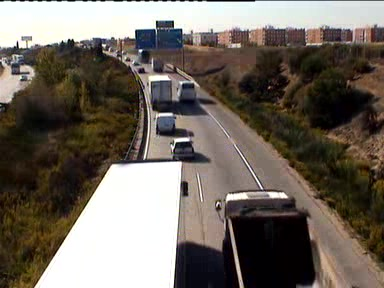
#> input picture images/image_030.jpg, 384 x 288 px
$ python mu_sigma.py
#> lines starting #> are read from the running program, lines starting #| are printed output that depends on the picture; after the words box and inside, x2 and y2 are one past the last pixel; in counts of white or black regions, pixels touching at a corner belong together; pictures that were not available may be replaced by others from this repository, and a replacement may not be noted
import numpy as np
import cv2 as cv
import matplotlib.pyplot as plt


def compute_movement(N = 5, img_start = 30, offset = 2):
#> called with N = 5, img_start = 30, offset = 2
    imgs = []
    for i in range(N):
        imgs.append(cv.imread(f"./images/image_{img_start+i:03}.jpg", cv.IMREAD_GRAYSCALE))
        print(f"Opening ./images/image_{img_start+i:03}.jpg")

    imgs = np.array(imgs)
    _, h, w = imgs.shape
#> h = 288; w = 384

    mean_img = np.zeros(( h, w ))
    std_img = np.zeros(( h, w ))

    for i in range(h):
        for j in range(w):
            mean_img[i,j] = np.mean(imgs[:,i,j])
            std_img[i,j] = np.std(imgs[:,i,j])
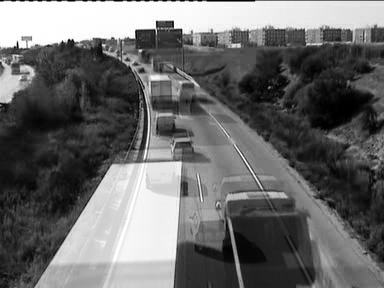
#> mean_img: shape (288, 384) float64; min 0, max 255, mean 106.4
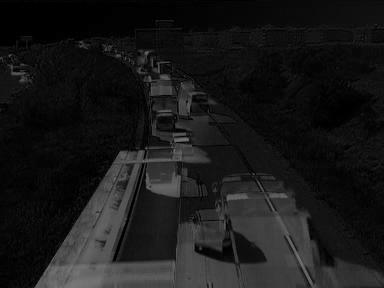
#> std_img: shape (288, 384) float64; min 0, max 121, mean 24.9

    mean_std = np.mean(std_img)

    background = np.full((h,w),255)


    for i in range(h):
        for j in range(w):
            #if (imgs[offset,i,j] < (mean_img[i,j] - alpha * std_img[i,j])) or  (imgs[offset,i,j] > (mean_img[i,j] + alpha * std_img[i,j])):
            if std_img[i,j] > 15:
               background[i,j] = 0
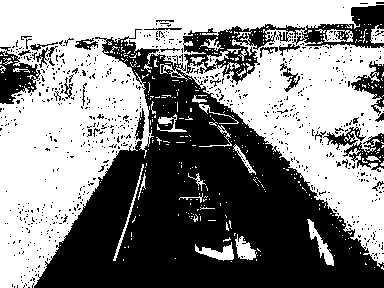
#> background: shape (288, 384) int64; 53.2% white; 735 black regions (708 under 20 px), largest, box (x1, y1, x2, y2) and area: (34, 29, 384, 288) 41269, (183, 5, 384, 85) 4184, (0, 47, 41, 104) 1198

    cv.imwrite(f"./mu_sigma/img_{img_start + offset}.png", imgs[offset].astype(np.uint8))
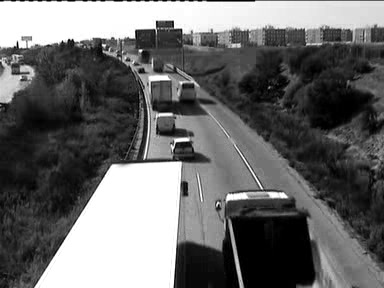
#> saved as img_32.png: shape (288, 384); min 0, max 255, mean 106.1
    cv.imwrite(f"./mu_sigma/mean_{img_start + offset}.png", mean_img.astype(np.uint8))
    cv.imwrite(f"./mu_sigma/std_{img_start + offset}.png", std_img.astype(np.uint8))
    cv.imwrite(f"./mu_sigma/background_{img_start + offset}.png", background.astype(np.uint8))


def pixel_200_150_variations():
    pixel_values = []

    video_path = "video.avi"
    width, height = 384, 288
    cap = cv.VideoCapture(video_path)
    while cap.isOpened():
        ret, frame = cap.read()
        if not ret:
            break
        gray = cv.cvtColor(frame, cv.COLOR_BGR2GRAY)
        pixel_values.append(gray[200,150])

    cap.release()

    plt.plot(list(range(len(pixel_values))),pixel_values)
    plt.show()


def main():

    compute_movement()
    # pixel_200_150_variations()


if __name__ == "__main__":
    main()
